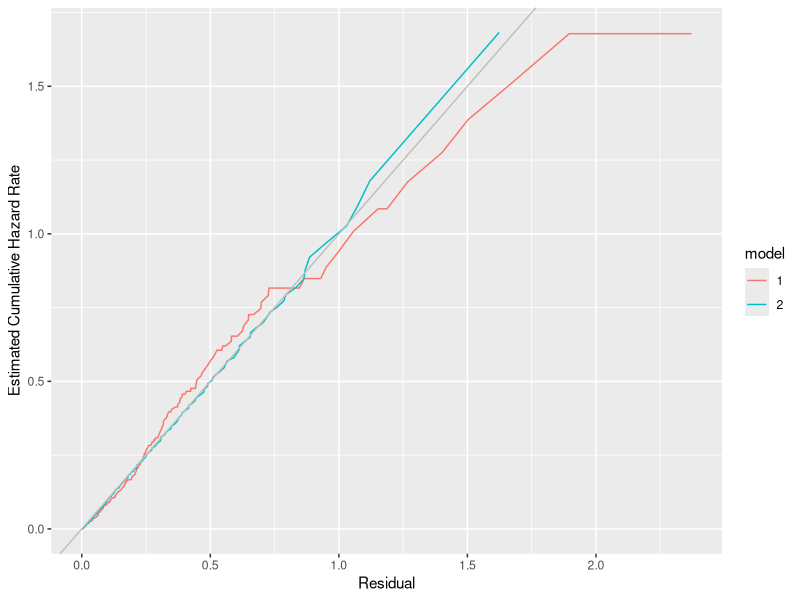
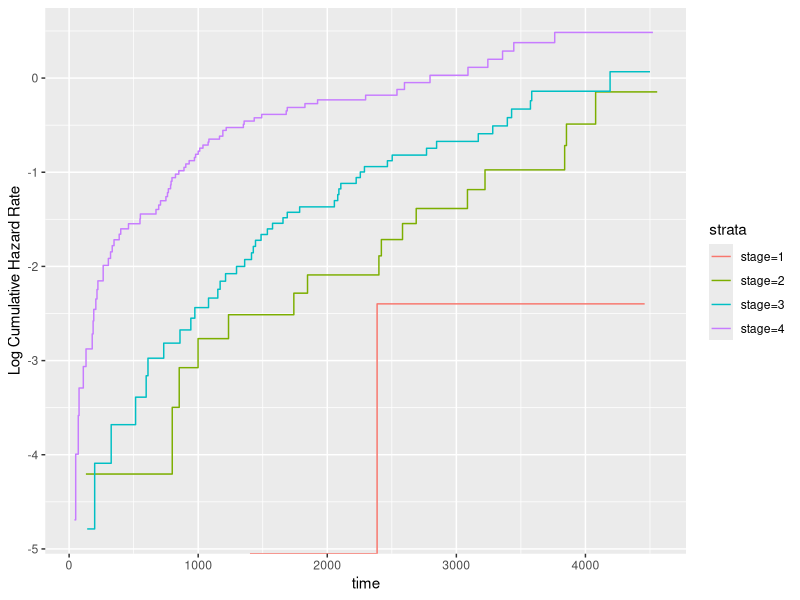
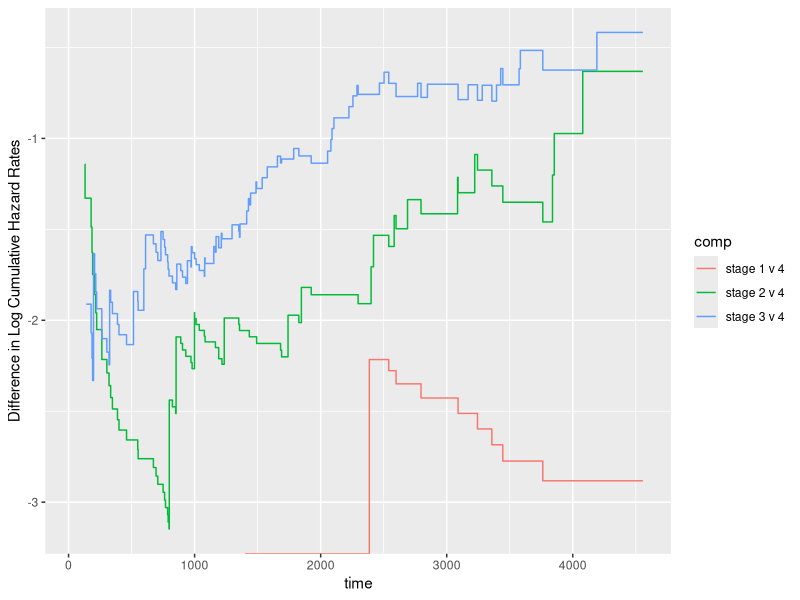
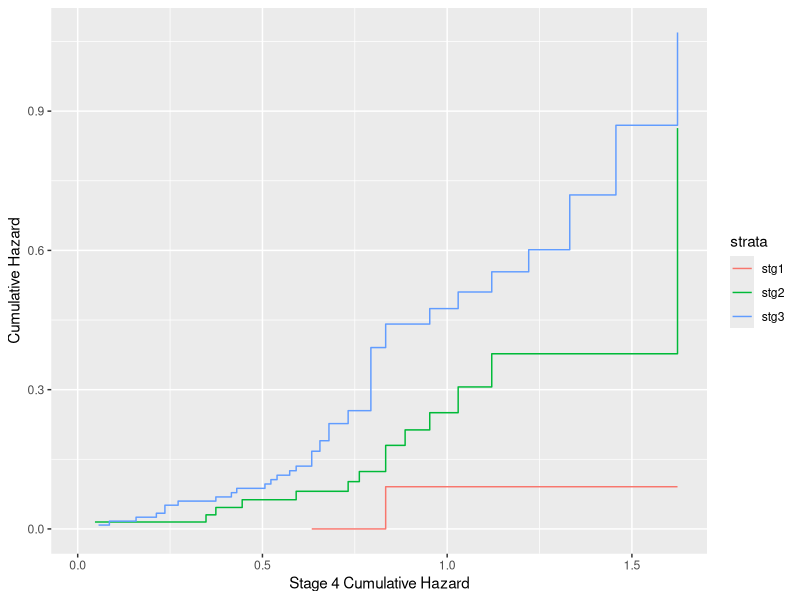
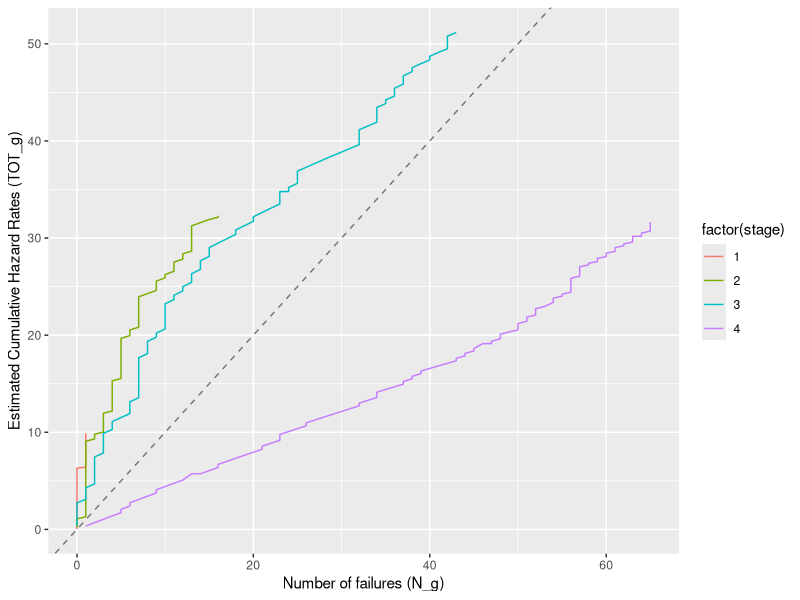
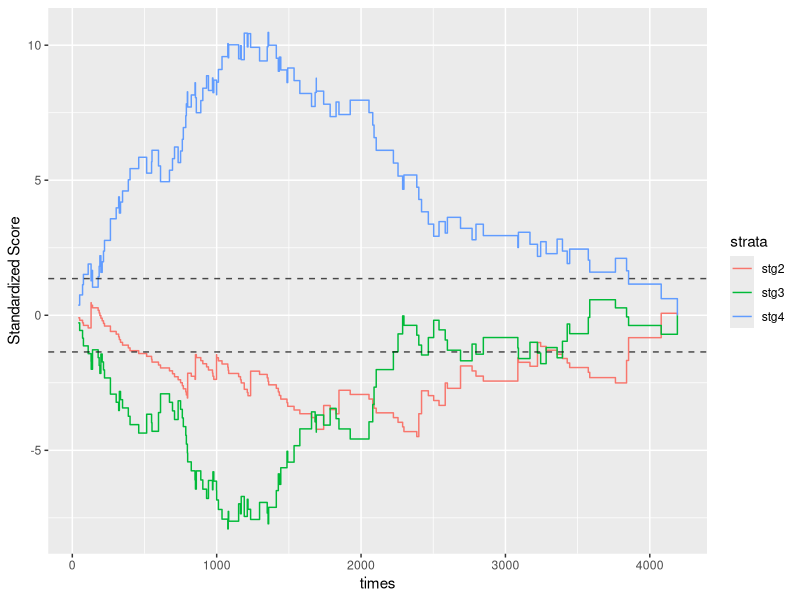

Generate these figures, in order, with R:
## ---- chunk 1
knitr::opts_chunk$set(echo = TRUE)
knitr::opts_knit$set(root.dir=file.path("/home/nathan/Dropbox/njames/school/PhD/courses/2018_19/ta_surv_anlys2/labs/lab10"))

#tidyverse pkgs
library(tidyverse)
library(magrittr)

#survival analysis pkgs
library(survival)
## ---- chunk 2
#load the data 
liver_dat<-read_table("liver.txt")

#keep only select variables and complete cases
liver<-select(liver_dat, obstime, status, stage) %>% filter_all(all_vars(!is.na(.))) 
## ---- chunk 3
# compare the overall model fit of the two Cox PH models below
fit1 <- coxph(Surv(obstime,status) ~ factor(stage), data=liver)
fit2 <- coxph(Surv(obstime,status) ~ strata(stage), data=liver)

# First, for each model obtain the Cox-Snell residuals using the following procedure:
# 1) get the martingale residuals using resid(fit, type="martingale")
# 2) calculate the cox-snell residuals as 'liver$status - martingale residual'

liver_cs <- mutate(liver, 
            mres1=resid(fit1, type="martingale"), csres1 = status-mres1,
            mres2=resid(fit2, type="martingale"), csres2 = status-mres2)

# Next, use survfit() to get a Fleming-Harrington survival estimate using the Cox-Snell residual as 'time' and 'status' as the event indicator in the Surv() object


# Transform the survival estimate to a cumulative hazard estimate using the appropriate identity

cs_dat <- map(c('csres1', 'csres2'),
    function(x) survfit(Surv(liver_cs[,x,drop=TRUE],status)~1, type="fleming-harrington", data=liver_cs)) %>%
    map_dfr(function(x) tibble(resid=x$time,surv=x$surv), .id='model') %>%  
    mutate(cumhaz=-log(surv)) 

# Make a line plot of the Cox-Snell residuals vs the estimated cumulative hazard to check for overall model fit 
cs_dat %>% ggplot(aes(x=resid, y=cumhaz, color=model)) + 
           geom_line() +
           geom_abline(intercept = 0, slope = 1, color="gray") +
           labs(x="Residual",y="Estimated Cumulative Hazard Rate")

# Based on the plots, what are your conclusions about the overall fit of these two models?
## ---- chunk 4
#using the stratified model plot the log cumulative hazards vs. time by strata
basehaz(fit2) %>% ggplot(aes(x=time,y=log(hazard),color=strata)) + 
  geom_step() + labs(y="Log Cumulative Hazard Rate")
## ---- chunk 5
# the code below will produce the cumulative hazard estimates at each event time for each stage
cumhaz_stg <- basehaz(fit2) %>% 
    spread(key=strata, value=hazard) %>% 
    rename(stg1="stage=1", stg2="stage=2", stg3="stage=3", stg4="stage=4") %>%
    fill(stg1,stg2,stg3,stg4,.direction="down") 

# plot the differences in log cumulative hazard (e.g. log(stage1)-log(stage4), log(stage2)-log(stage4), etc.) vs. time
cumhaz_stg %>%
    mutate('stage 1 v 4'=log(stg1)-log(stg4),
           'stage 2 v 4'=log(stg2)-log(stg4),
           'stage 3 v 4'=log(stg3)-log(stg4)) %>%
    gather('stage 1 v 4','stage 2 v 4','stage 3 v 4',key="comp",value="val") %>%
    ggplot(aes(x=time,y=val,col=comp)) + geom_step() +
    labs(y="Difference in Log Cumulative Hazard Rates")
## ---- chunk 6
#produce the Andersen plot (cumhaz for stage 1 vs. cumhaz for stage 4, cumhaz for stage 2 vs. cumhaz for stage 4, etc.)
cumhaz_stg %>% gather(stg1,stg2,stg3,key="stage",value="cumhaz") %>%
  ggplot(aes(x=stg4,y=cumhaz,col=stage)) + 
  geom_step() + labs(x="Stage 4 Cumulative Hazard",y="Cumulative Hazard",col="strata")

# How do you interpret these plots?

# --> For first plot if PH assumption holds, curves are approximately parallel
# --> For second plot if PH assumption holds, curves are roughly constant
# --> For third (Andersen) plot if PH assumption holds, curves should be approximately straight lines through origin

## ---- chunk 7
# To check for PH of stage using an Arjas plot, first fit a model *without* stage 
# Note: because there are no covariates, the cumulative hazard is the same for everyone
fit3 <- coxph(Surv(obstime,status) ~ 1, data=liver, ties="breslow")

# calculate TOT_g and N_g (see K&M 11.4.1 and 11.4.2 on pg 370) 
# for stage variable in liver dataset
Arjas_calc_liver <- function(stg, fit){
    cnt <- table(liver$stage)[stg] # get count in each stage
    
    basehaz(fit) %>%  # get cumhaz, if model has covars need adjusted cumhaz for each person
    inner_join(liver,by=c("time" = "obstime")) %>% # get stage for each time
    mutate(d=ifelse(stage==stg,status,0), # delta for j in stage
         haz=ifelse(stage==stg,hazard,0), # cumhaz for j in stage
         t=ifelse(stage==stg,1,0), # event time for stage
         N_g=cumsum(d), # number of observed events
         cumhaz=cumsum(haz), # sum cumulative hazard
         tot=cnt-cumsum(t), 
         TOT_g=cumhaz+hazard*tot) %>%
    select(N_g,TOT_g) %>% mutate(stage=stg)
}

# Use the Arjas_calc_liver() function and the model without stage to get TOT_g and N_g for each stage and produce an Arjas plot of the four N_g vs. TOT_g curves

map_dfr(1:4, .f=function(x) Arjas_calc_liver(x, fit=fit3)) %>%
  ggplot(aes(x=N_g,y=TOT_g,col=factor(stage))) +
  geom_abline(slope=1, intercept=0, alpha=0.5, lty=2) + geom_line() +
  labs(x="Number of failures (N_g)",y="Estimated Cumulative Hazard Rates (TOT_g)")

# How do you interpret this plot?

# --> For each level of stage, if the Arjas plot is roughly a 45 degree line, then stage does not need to be in model
# --> For each level of stage, if the Arjas plot is roughly linear with a slope different than 1, stage should be in the model
# --> If Arjas plot is nonlinear, stage has a non-proportional hazard effect on time to death
## ---- chunk 8
#calculate standardized score residuals
schoenfeld <- resid(fit1, type="schoenfeld")
times <- as.numeric(rownames(schoenfeld))

vars <- diag(sqrt(fit1$var))
sch_sum <- apply(schoenfeld,2,cumsum)
varmat <- matrix(rep(vars,nrow(sch_sum)),
             nrow=nrow(sch_sum),byrow=TRUE)
std_res <- sch_sum*varmat

# plot the standardized score residuals for each stage vs. time
# include lines at -1.3581 and 1.3581 to indicate the 5% bounds of the Brownian bridge
# stochastic process under the PH assumption

std_res_dat <- as.tibble(cbind(times,std_res)) %>% 
  rename(stg2='factor(stage)2',stg3='factor(stage)3',stg4='factor(stage)4') %>%
  gather(stg2,stg3,stg4,key="stage",value="value")

ggplot(std_res_dat, aes(x=times,y=value,col=stage))+geom_step()+
  geom_hline(yintercept = c(-1.3581,1.3581),linetype=2,alpha=0.7)+
  labs(y="Standardized Score",col="strata")

# What conclusions can you make based on the plot of score residuals?
